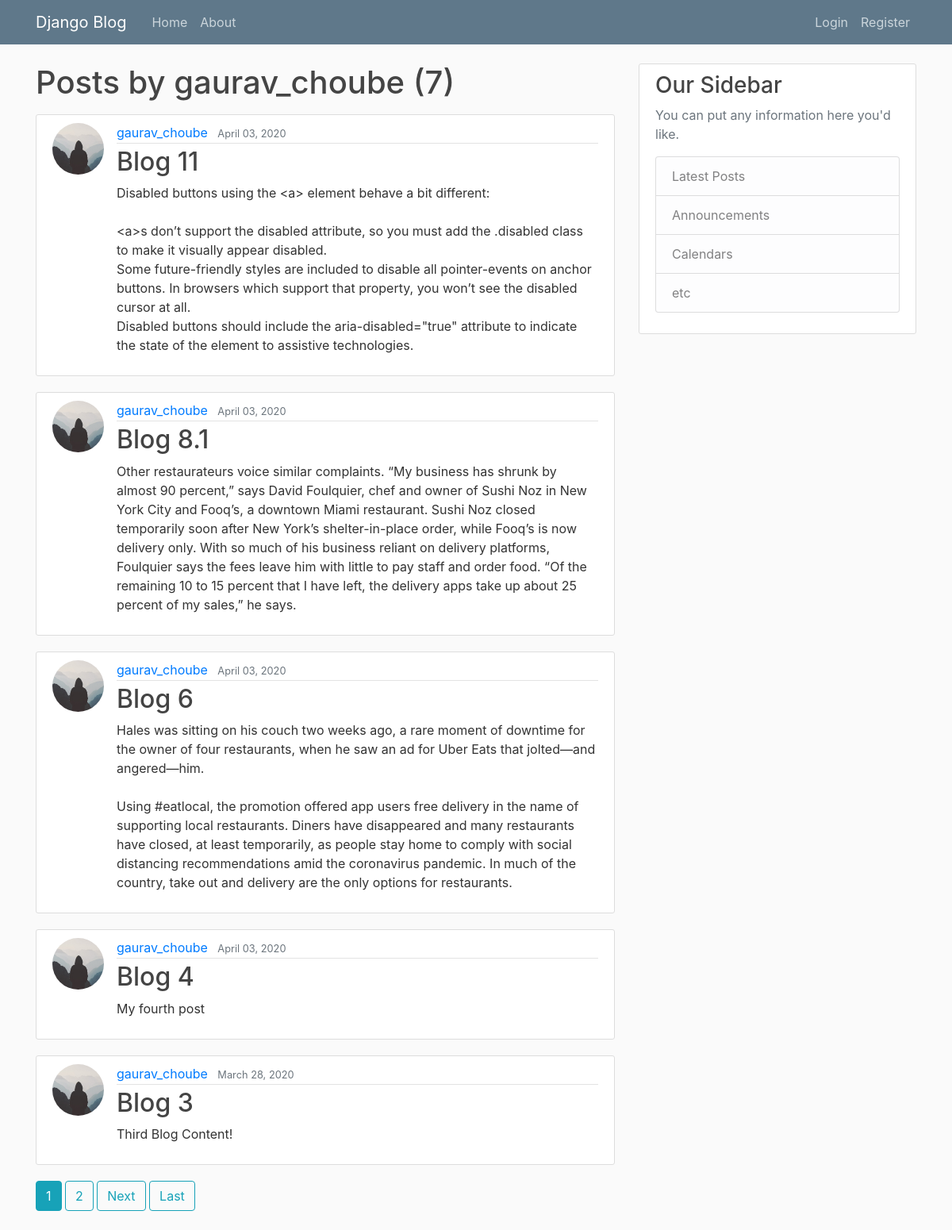
The page /user/gaurav_choube on the database its author committed.
### blog/models.py (models this page shows, shortened)
class Post(models.Model):
    title = models.CharField(max_length=100)
    content = models.TextField()
    date_posted = models.DateTimeField(default=timezone.now)
    author = models.ForeignKey(User, on_delete=models.CASCADE)

### users/models.py (models this page shows, shortened)
class Profile(models.Model):
    user = models.OneToOneField(User, on_delete=models.CASCADE)
    image = models.ImageField(default='default.jpg', upload_to='profile_pics')

### blog/views.py (the view)
# urls.py: path('user/<str:username>', UserPostListView.as_view(), name='user-posts'),
class UserPostListView(ListView):
    model = Post
    template_name = 'blog/user_posts.html'  # <app>/<model>_<viewtype>.html
    context_object_name = 'posts'
    paginate_by = 5
    def get_queryset(self):
        user = get_object_or_404(User, username=self.kwargs.get('username'))
        return Post.objects.filter(author=user).order_by('-date_posted')

### blog/templates/blog/user_posts.html (shortened to what this page needs)
{% extends "blog/base.html" %}
{% block content %}
    <h1 class="mb-3">Posts by {{ view.kwargs.username }} ({{ page_obj.paginator.count }})</h1>
    {% for post in posts %}
        <article class="media content-section">
          <img class="rounded-circle article-img" src="{{ post.author.profile.image.url }}">
          <div class="media-body">
            <div class="article-metadata">
              <a class="mr-2" href="{% url 'user-posts' post.author.username %}">{{ post.author }}</a>
              <small class="text-muted">{{ post.date_posted|date:"F d, Y" }}</small>
            </div>
            <h2><a class="article-title" href="{% url 'post-detail' post.id %}">{{ post.title }}</a></h2>
            <p class="article-content">{{ post.content }}</p>
          </div>
        </article>
    {% endfor %}
    {% if is_paginated %}
      {% for num in page_obj.paginator.page_range %}
        {% if page_obj.number == num %}
          <a class="btn btn-info mb-4" href="?page={{ num }}">{{ num }}</a>
        {% elif num > page_obj.number|add:'-3' and num < page_obj.number|add:'3' %}
          <a class="btn btn-outline-info mb-4" href="?page={{ num }}">{{ num }}</a>
        {% endif %}
      {% endfor %}
      {% if page_obj.has_next %}
        <a class="btn btn-outline-info mb-4" href="?page={{ page_obj.next_page_number }}">Next</a>
        <a class="btn btn-outline-info mb-4" href="?page={{ page_obj.paginator.num_pages }}">Last</a>
      {% endif %}
    {% endif %}
{% endblock content %}

### blog/static/blog/main.css (style rules this page uses)
body { background: #fafafa; color: #333333; margin-top: 5rem; }
h1, h2, h3, h4, h5, h6 { color: #444444; }
.content-section { background: #ffffff; padding: 10px 20px; border: 1px solid #dddddd; border-radius: 3px; margin-bottom: 20px; }
.article-title { color: #444444; }
.article-content { white-space: pre-line; }
.article-img { height: 65px; width: 65px; margin-right: 16px; }
.article-metadata { padding-bottom: 1px; margin-bottom: 4px; border-bottom: 1px solid #e3e3e3 }

### rows shown on the page
Post: author.profile.image (placeholder picture), author "gaurav_choube", date_posted "April 03, 2020", title "Blog 11", content "Disabled buttons using the <a> element behave a bit different: <a>s don’t support the disabled attribute, so you must add the .disabled class to make it visually appear disabled. Some future-friendly styles are included to disable all pointer-events on anchor buttons. In browsers which support that property, you won’t see the disabled cursor at all. Disabled buttons should include the aria-disabled=\"true\" attribute to indicate the state of the element to assistive technologies."
Post: author.profile.image (placeholder picture), author "gaurav_choube", date_posted "April 03, 2020", title "Blog 8.1", content "Other restaurateurs voice similar complaints. “My business has shrunk by almost 90 percent,” says David Foulquier, chef and owner of Sushi Noz in New York City and Fooq’s, a downtown Miami restaurant. Sushi Noz closed temporarily soon after New York’s shelter-in-place order, while Fooq’s is now delivery only. With so much of his business reliant on delivery platforms, Foulquier says the fees leave him with little to pay staff and order food. “Of the remaining 10 to 15 percent that I have left, the delivery apps take up about 25 percent of my sales,” he says."
Post: author.profile.image (placeholder picture), author "gaurav_choube", date_posted "April 03, 2020", title "Blog 6", content "Hales was sitting on his couch two weeks ago, a rare moment of downtime for the owner of four restaurants, when he saw an ad for Uber Eats that jolted—and angered—him. Using #eatlocal, the promotion offered app users free delivery in the name of supporting local restaurants. Diners have disappeared and many restaurants have closed, at least temporarily, as people stay home to comply with social distancing recommendations amid the coronavirus pandemic. In much of the country, take out and delivery are the only options for restaurants."
Post: author.profile.image (placeholder picture), author "gaurav_choube", date_posted "April 03, 2020", title "Blog 4", content "My fourth post"
Post: author.profile.image (placeholder picture), author "gaurav_choube", date_posted "March 28, 2020", title "Blog 3", content "Third Blog Content!"

### other values the page prints
{{ view.kwargs.username }} "gaurav_choube"
{{ page_obj.paginator.count }} "7"
{{ num }} "1"
{{ num }} "2"
